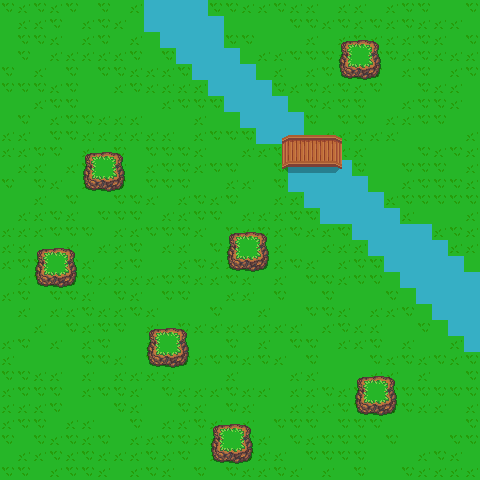

Below is a game level as drawn by its tile map, then a one-line description and the .tmx that defines it (tile-layer data replaced by summaries):
An orthogonal 30x30 tile map with 16x16 px tiles, 4 tile layers (Tile Layer 1, Mountains, Water, Bridge), 3 tilesets.

<map version="1.10" tiledversion="1.10.2" orientation="orthogonal" renderorder="right-down" width="30" height="30" tilewidth="16" tileheight="16" infinite="0" nextlayerid="6" nextobjectid="1">
 <tileset firstgid="1" source="terrain.tsx" />
 <tileset firstgid="385" source="water.tsx" />
 <tileset firstgid="721" source="Bridge.tsx" />
 <layer id="1" name="Tile Layer 1" width="30" height="30">
  <data>[900 cells, 900 non-empty, 3 distinct tile ids]</data>
 </layer>
 <layer id="2" name="Mountains" width="30" height="30">
  <data>[900 cells, 86 non-empty, 10 distinct tile ids]</data>
 </layer>
 <layer id="3" name="Water" width="30" height="30">
  <data>[900 cells, 65 non-empty, 1 distinct tile ids]</data>
 </layer>
 <layer id="5" name="Bridge" width="30" height="30">
  <data>[900 cells, 15 non-empty, 9 distinct tile ids]</data>
 </layer>
</map>
